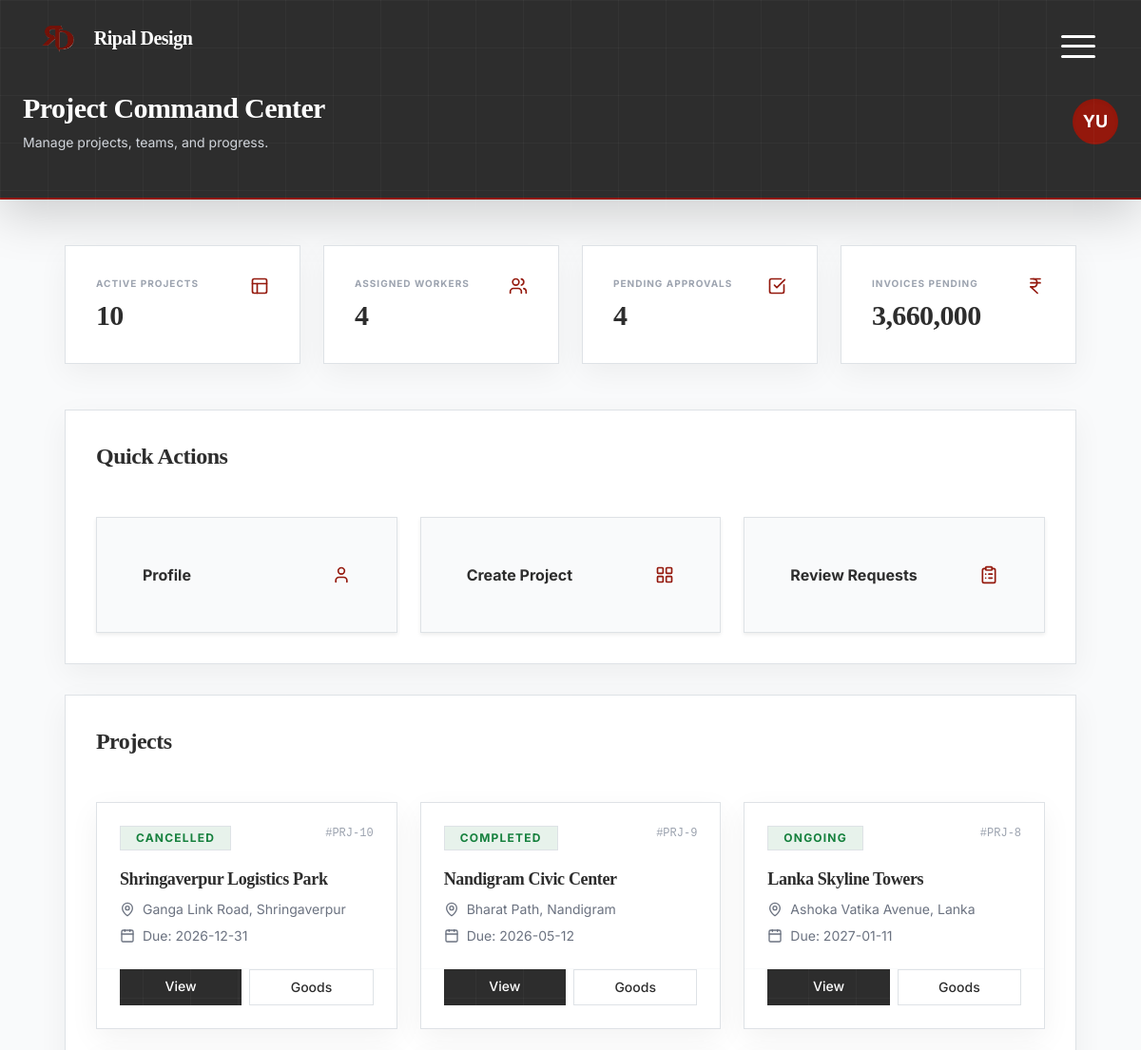
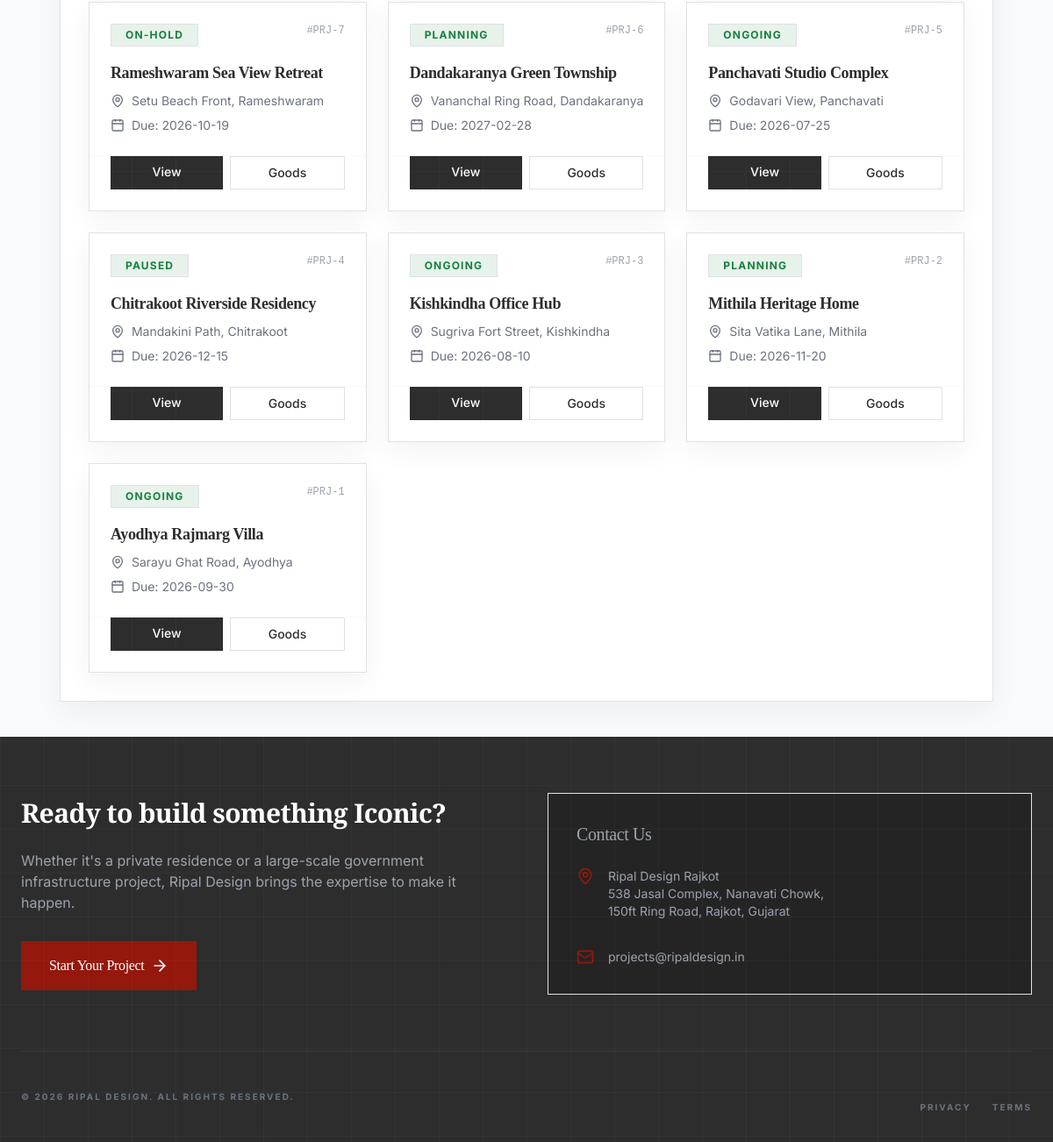
Page /dashboard/dashboard.php (signed in) on the committed database (2 pictures, top to bottom).
### tables this page shows
CREATE TABLE IF NOT EXISTS projects (
  id INT AUTO_INCREMENT PRIMARY KEY,
  name VARCHAR(255) NOT NULL,
  status ENUM('planning','ongoing','paused','completed','on-hold','cancelled') DEFAULT 'ongoing',
  budget DECIMAL(15,2) DEFAULT NULL,
  progress INT DEFAULT 0,
  due DATE DEFAULT NULL,
  location TEXT DEFAULT NULL,
  map_link TEXT DEFAULT NULL,
  site_location VARCHAR(255) DEFAULT NULL,
  address TEXT DEFAULT NULL,
  owner_name VARCHAR(255) DEFAULT NULL,
  owner_contact VARCHAR(50) DEFAULT NULL,
  owner_email VARCHAR(255) DEFAULT NULL,
  worker_name VARCHAR(255) DEFAULT NULL,
  project_type VARCHAR(100) DEFAULT NULL,
  client_id INT DEFAULT NULL,
  created_by INT DEFAULT NULL,
  latitude DECIMAL(10,7) DEFAULT NULL,
  longitude DECIMAL(10,7) DEFAULT NULL,
  created_at TIMESTAMP NOT NULL DEFAULT CURRENT_TIMESTAMP,
  updated_at TIMESTAMP NULL DEFAULT NULL ON UPDATE CURRENT_TIMESTAMP,
  FOREIGN KEY (client_id) REFERENCES users(id) ON DELETE SET NULL,
  FOREIGN KEY (created_by) REFERENCES users(id) ON DELETE SET NULL,
  INDEX idx_projects_status (status),
  INDEX idx_projects_client (client_id)
);

### dashboard/dashboard.php (called while the page is built, shortened)
<?php
require_once __DIR__ . '/../Common/dashboard_unified.php';

### includes/util.php (called while the page is built, shortened)
<?php
if (!function_exists('esc')) {
    function esc($s) {
        return htmlspecialchars((string)$s, ENT_QUOTES, 'UTF-8');
    }
}
if (!function_exists('esc_attr')) {
    function esc_attr($s) {
        return htmlspecialchars((string)$s, ENT_QUOTES, 'UTF-8');
    }
}
if (!function_exists('base_path')) {
    function base_path($path = '') {
        $basePath = rtrim(BASE_PATH, '/');
        return $basePath . '/' . ltrim($path, '/');
    }
}
if (!function_exists('db_query')) {
    function db_query($sql, $params = []) {
        global $pdo;
        try {
            $stmt = $pdo->prepare($sql);
            $stmt->execute($params);
            return $stmt;
        } catch (PDOException $e) {
            error_log('Database query error: ' . $e->getMessage());
            return false;
        }
    }
}
if (!function_exists('db_fetch')) {
    function db_fetch($sql, $params = []) {
        $stmt = db_query($sql, $params);
        return $stmt ? $stmt->fetch() : false;
    }
}
if (!function_exists('db_fetch_all')) {
    function db_fetch_all($sql, $params = []) {
        $stmt = db_query($sql, $params);
        return $stmt ? $stmt->fetchAll() : [];
    }
}
?>

### Common/dashboard_unified.php (the view, shortened to what this page needs)
<?php
$sessionUser = $_SESSION['user'] ?? null;
$sessionRole = is_array($sessionUser) ? strtolower((string)($sessionUser['role'] ?? '')) : '';
$displayName = is_array($sessionUser)
  ? (string)($sessionUser['first_name'] ?? $sessionUser['username'] ?? $sessionUser['email'] ?? 'User')
  : (string)($sessionUser ?: 'User');
$roleContext = [
  'role_code' => '',
  'role_name' => '',
  'group_code' => '',
  'group_name' => '',
];
$variant = isset($DASHBOARD_VARIANT) ? (string)$DASHBOARD_VARIANT : '';
if ($variant === '') {
  $roleCode = strtolower((string)$roleContext['role_code']);
  if ($sessionRole === 'admin') {
    $variant = 'admin';
  } elseif ($sessionRole === 'worker') {
    $variant = 'worker';
  } elseif (in_array($sessionRole, ['employee', 'client'], true)) {
    $variant = 'main';
  } elseif ($roleCode === 'emp_admin_manager') {
    $variant = 'admin';
  } elseif (strtolower((string)$roleContext['group_code']) === 'worker' || stripos($roleCode, 'wrk_') === 0) {
    $variant = 'worker';
  } else {
    $variant = 'main';
  }
}
$isAdmin = $variant === 'admin';
$isClient = ($sessionRole === 'client');
$useWorkerProjectView = ($sessionRole === 'worker');
$isReadOnly = $useWorkerProjectView;
$userInitials = strtoupper(substr($displayName, 0, 2));
$sessionAvatar = '';
$profileUrl = function_exists('base_path')
  ? base_path('dashboard/profile.php')
  : rtrim((string)BASE_PATH, '/') . '/dashboard/profile.php';
$projects = [];
$workers = [];
$pendingApprovals = 0;
$invoicePending = 0.0;
$kpis = [
  'users_total' => 0,
  'projects_total' => 0,
  'leaves_pending' => 0,
  'reviews_pending' => 0,
];
if (db_connected() && db_table_exists('projects')) {
  if (empty($projects)) {
    $limit = $useWorkerProjectView ? 12 : 200;
    $projects = db_fetch_all("SELECT id, name, status, COALESCE(progress,0) AS progress, COALESCE(due,'1970-01-01') AS due, COALESCE(location,'') AS location,
      COALESCE(NULLIF(address,''), NULLIF(location,''), '') AS address, latitude, longitude, budget FROM projects ORDER BY id DESC LIMIT {$limit}");
  }
}
if (db_connected() && db_table_exists('users')) {
  $workers = db_fetch_all("SELECT id, username FROM users WHERE role = 'worker' ORDER BY username ASC");
}
if (db_connected() && db_table_exists('review_requests')) {
  $row = db_fetch("SELECT COUNT(*) AS c FROM review_requests WHERE status = 'pending'");
  $pendingApprovals = (int)($row['c'] ?? 0);
}
if (db_connected() && db_table_exists('project_goods')) {
  $row = db_fetch('SELECT COALESCE(SUM(total_price),0) AS s FROM project_goods');
  $invoicePending = (float)($row['s'] ?? 0);
}
$statCards = [];
if ($isAdmin) {
  $statCards = [
    ['label' => 'Total Users', 'value' => (int)$kpis['users_total'], 'icon' => 'users'],
    ['label' => 'Projects', 'value' => (int)$kpis['projects_total'], 'icon' => 'layout-grid'],
    ['label' => 'Leave Pending', 'value' => (int)$kpis['leaves_pending'], 'icon' => 'calendar-check'],
    ['label' => 'Reviews Pending', 'value' => (int)$kpis['reviews_pending'], 'icon' => 'clipboard-list'],
  ];
} else {
  $statCards = [
    ['label' => 'Active Projects', 'value' => count($projects), 'icon' => 'layout'],
    ['label' => 'Assigned Workers', 'value' => count($workers), 'icon' => 'users'],
    ['label' => 'Pending Approvals', 'value' => $pendingApprovals, 'icon' => 'check-square'],
    ['label' => 'Invoices Pending', 'value' => number_format($invoicePending, 0, '.', ','), 'icon' => 'indian-rupee'],
  ];
}
$statCount = max(0, count($statCards));
$mdCols = ($statCount >= 3) ? 3 : max(1, $statCount);
$lgCols = ($statCount >= 4) ? 4 : max(1, $statCount);
$statGridClasses = "grid grid-cols-1 sm:grid-cols-2 md:grid-cols-{$mdCols} lg:grid-cols-{$lgCols} gap-4 md:gap-6 mb-8 md:mb-12";
$actionCards = [
  ['label' => 'Profile', 'href' => base_path('dashboard/profile.php'), 'icon' => 'user'],
  ['label' => ($sessionRole === 'client' ? 'Project Details (View)' : 'Create Project'), 'href' => ($sessionRole === 'client' ? base_path('dashboard/dashboard.php') : base_path('dashboard/project_details.php')), 'icon' => 'layout-grid'],
  ['label' => ($sessionRole === 'client' ? 'Review Requests (View)' : 'Review Requests'), 'href' => base_path('dashboard/review_requests.php'), 'icon' => 'clipboard-list'],
];
?>
<!DOCTYPE html>
<html lang="en" class="bg-canvas-white">
<head>
  <?php $HEADER_MODE = 'dashboard';
  require_once __DIR__ . '/header.php'; ?>
</head>
<body class="font-sans text-foundation-grey bg-canvas-white">
  <div class="min-h-screen flex flex-col">
    <header class="bg-foundation-grey text-white pt-20 md:pt-24 pb-8 md:pb-12 px-4 sm:px-6 lg:px-8 shadow-lg mb-8 md:mb-12 border-b-2 border-rajkot-rust">
      <div class="max-w-7xl mx-auto flex flex-col md:flex-row md:items-center md:justify-between gap-6">
        <div>
          <h1 class="text-2xl md:text-3xl font-serif font-bold">Project Command Center</h1>
          <p class="text-gray-300 mt-2 text-sm">Manage projects, teams, and progress.</p>
        </div>
        <a href="<?php echo esc_attr($profileUrl); ?>" aria-label="Open profile settings" title="Open Profile" class="no-underline">
          <?php if ($sessionAvatar !== ''): ?>
            <div class="w-12 h-12 rounded-full overflow-hidden shadow-inner" style="display:inline-block;">
              <img src="<?php echo esc_attr($sessionAvatar); ?>" alt="Avatar" class="w-12 h-12 object-cover block" onerror="this.style.display='none'; document.getElementById('dashProfileInitials').style.display='flex';">
              <div id="dashProfileInitials" class="w-12 h-12 bg-rajkot-rust rounded-full flex items-center justify-center font-bold text-lg text-white" style="display:none;"><?php echo esc($userInitials); ?></div>
            </div>
          <?php else: ?>
            <div id="dashProfileInitials" class="w-12 h-12 bg-rajkot-rust rounded-full flex items-center justify-center font-bold text-lg shadow-inner no-underline text-white hover:bg-[#7f140a] transition-colors">
              <?php echo esc($userInitials); ?>
            </div>
          <?php endif; ?>
        </a>
      </div>
    </header>
    <main class="flex-grow max-w-7xl mx-auto px-4 sm:px-6 lg:px-8 pb-10">
      <div class="<?php echo $statGridClasses; ?>">
        <?php foreach ($statCards as $card): ?>
          <div class="bg-white p-6 md:p-8 shadow-premium border border-gray-100 relative overflow-hidden">
            <div class="flex items-start justify-between gap-4">
              <div>
                <span class="text-[10px] font-bold text-gray-400 uppercase tracking-widest block mb-2"><?php echo esc($card['label']); ?></span>
                <span class="text-2xl md:text-3xl font-serif font-bold text-foundation-grey"><?php echo esc((string)$card['value']); ?></span>
              </div>
              <i data-lucide="<?php echo esc_attr($card['icon']); ?>" class="w-5 h-5 text-rajkot-rust"></i>
            </div>
          </div>
        <?php endforeach; ?>
      </div>
      <section class="bg-white shadow-premium border border-gray-100 p-6 md:p-8 mb-8">
        <h2 class="text-xl md:text-2xl font-serif font-bold mb-5">Quick Actions</h2>
        <div class="grid grid-cols-1 sm:grid-cols-2 lg:grid-cols-3 gap-4">
          <?php foreach ($actionCards as $card): ?>
            <a href="<?php echo esc_attr($card['href']); ?>" class="group border border-gray-100 hover:border-rajkot-rust p-5 shadow-sm hover:shadow-premium transition-all no-underline bg-gray-50 hover:bg-white">
              <div class="flex items-center justify-between">
                <div class="font-bold text-foundation-grey"><?php echo esc($card['label']); ?></div>
                <i data-lucide="<?php echo esc_attr($card['icon']); ?>" class="w-5 h-5 text-rajkot-rust"></i>
              </div>
            </a>
          <?php endforeach; ?>
        </div>
      </section>
      <section class="bg-white shadow-premium border border-gray-100 p-6 md:p-8">
        <div class="flex items-center justify-between mb-5">
          <h2 class="text-xl md:text-2xl font-serif font-bold">Projects</h2>
        </div>
        <div class="grid grid-cols-1 md:grid-cols-2 lg:grid-cols-3 gap-6">
          <?php foreach ($projects as $p): ?>
            <div class="group bg-white border border-gray-200 shadow-premium hover:shadow-premium-hover transition-all duration-300 flex flex-col">
              <div class="p-6">
                <div class="flex justify-between items-start mb-3">
                  <span class="px-3 py-1 bg-approval-green/10 text-approval-green text-xs font-bold uppercase tracking-widest border border-approval-green/20">
                    <?php echo esc(strtoupper((string)($p['status'] ?? 'ongoing'))); ?>
                  </span>
                  <span class="text-xs text-gray-400 font-mono">#PRJ-<?php echo (int)($p['id'] ?? 0); ?></span>
                </div>
                <h3 class="text-lg font-serif font-bold group-hover:text-rajkot-rust transition-colors mb-2"><?php echo esc($p['name'] ?? 'Untitled'); ?></h3>
                <?php
                  $projectAddress = (string)(($p['address'] ?? '') !== '' ? $p['address'] : (($p['location'] ?? '') ?: 'Location not set'));
                ?>
                <div class="space-y-2 text-sm text-gray-500">
                  <div class="flex items-center"><i data-lucide="map-pin" class="w-4 h-4 mr-2"></i><?php echo esc($projectAddress); ?></div>
                  <div class="flex items-center"><i data-lucide="calendar" class="w-4 h-4 mr-2"></i>Due: <?php echo !empty($p['due']) && $p['due'] !== '1970-01-01' ? esc((string)$p['due']) : 'N/A'; ?></div>
                </div>
              </div>
              <div class="mt-auto p-6 pt-0 flex gap-2 border-t border-gray-50 pt-6">
                <?php if ($isClient): ?>
                  <a href="<?php echo esc_attr(base_path('worker/project_details.php?id=' . (int)$p['id'] . '&readonly=1')); ?>" class="flex-1 bg-foundation-grey hover:bg-black text-white text-center py-2 text-sm font-medium transition-colors no-underline">View</a>
                <?php elseif ($useWorkerProjectView): ?>
                  <a href="<?php echo esc_attr(base_path('worker/project_details.php?id=' . (int)$p['id'])); ?>" class="flex-1 bg-foundation-grey hover:bg-black text-white text-center py-2 text-sm font-medium transition-colors no-underline">View</a>
                <?php else: ?>
                  <a href="<?php echo esc_attr(base_path('dashboard/project_details.php?id=' . (int)$p['id'])); ?>" class="flex-1 bg-foundation-grey hover:bg-black text-white text-center py-2 text-sm font-medium transition-colors no-underline">View</a>
                  <?php if (!$isReadOnly): ?>
                    <a href="<?php echo esc_attr(base_path('dashboard/goods_list.php?project_id=' . (int)$p['id'])); ?>" class="flex-1 border border-gray-300 hover:bg-gray-50 text-center py-2 text-sm font-medium transition-colors no-underline text-foundation-grey">Goods</a>
                  <?php endif; ?>
                <?php endif; ?>
              </div>
            </div>
          <?php endforeach; ?>
        </div>
      </section>
    </main>
    <?php require_once __DIR__ . '/footer.php'; ?>
  </div>
</body>
</html>

### rows in the picture
projects: status "CANCELLED", id "10", name "Shringaverpur Logistics Park", projectAddress "Ganga Link Road, Shringaverpur", due "2026-12-31"
projects: status "COMPLETED", id "9", name "Nandigram Civic Center", projectAddress "Bharat Path, Nandigram", due "2026-05-12"
projects: status "ONGOING", id "8", name "Lanka Skyline Towers", projectAddress "Ashoka Vatika Avenue, Lanka", due "2027-01-11"
projects: status "ON-HOLD", id "7", name "Rameshwaram Sea View Retreat", projectAddress "Setu Beach Front, Rameshwaram", due "2026-10-19"
projects: status "PLANNING", id "6", name "Dandakaranya Green Township", projectAddress "Vananchal Ring Road, Dandakaranya", due "2027-02-28"
projects: status "ONGOING", id "5", name "Panchavati Studio Complex", projectAddress "Godavari View, Panchavati", due "2026-07-25"
projects: status "PAUSED", id "4", name "Chitrakoot Riverside Residency", projectAddress "Mandakini Path, Chitrakoot", due "2026-12-15"
projects: status "ONGOING", id "3", name "Kishkindha Office Hub", projectAddress "Sugriva Fort Street, Kishkindha", due "2026-08-10"
projects: status "PLANNING", id "2", name "Mithila Heritage Home", projectAddress "Sita Vatika Lane, Mithila", due "2026-11-20"
projects: status "ONGOING", id "1", name "Ayodhya Rajmarg Villa", projectAddress "Sarayu Ghat Road, Ayodhya", due "2026-09-30"

### other values in the picture
$headerText('brand_name', 'Ripal Design') "Ripal Design"
$userInitials "YU"
$card['label'] "ACTIVE PROJECTS"
$card['value'] "10"
$card['label'] "ASSIGNED WORKERS"
$card['value'] "4"
$card['label'] "PENDING APPROVALS"
$card['label'] "INVOICES PENDING"
$card['value'] "3,660,000"
$card['label'] "Profile"
$card['label'] "Create Project"
$card['label'] "Review Requests"
$footerText('cta_heading', 'Ready to build something Iconic?') "Ready to build something Iconic?"
$footerText('cta_button', 'Start Your Project') "Start Your Project"
$footerText('contact_heading', 'Contact Us') "Contact Us"
